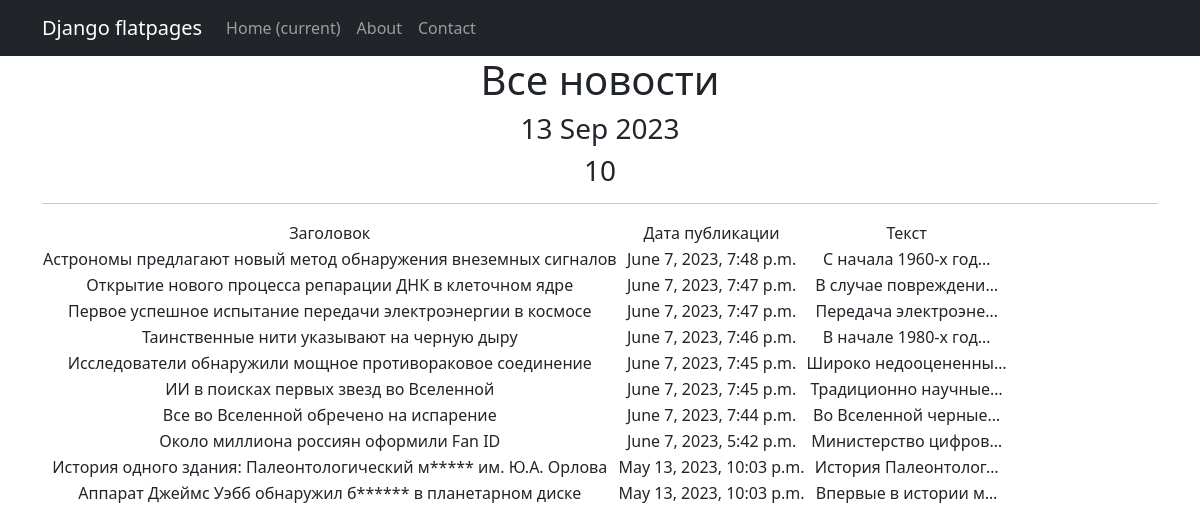
Page /post/ on the earlier database version.
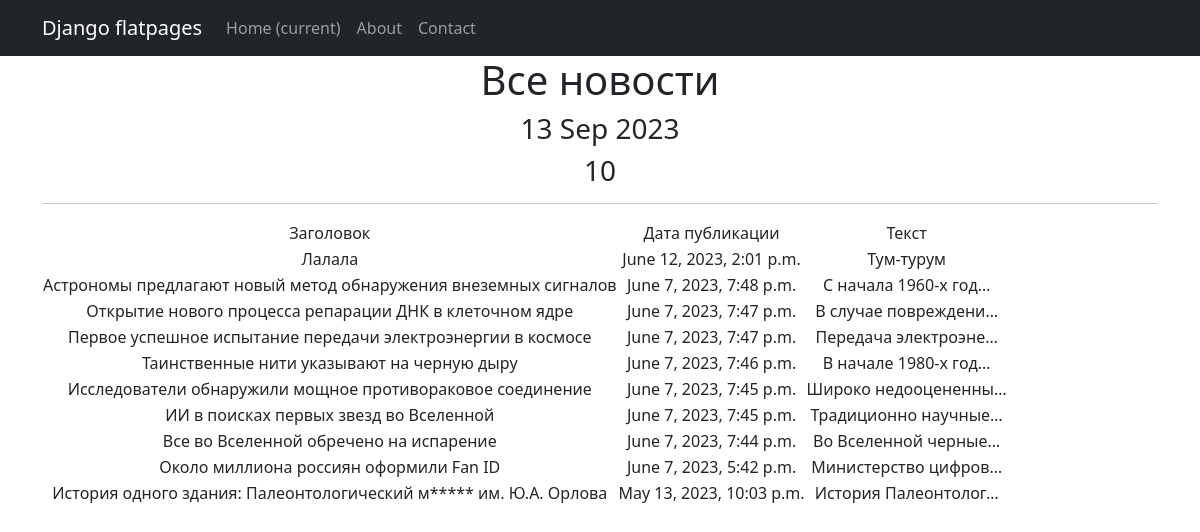
Same page on the later database version.
### NewsPortal/models.py (models this page shows, shortened)
class Post(models.Model):
    article = 'ART'
    news = 'NWS'
    TYPES = [(article, 'статья'), (news, 'новость')]
    post_author = models.ForeignKey(Author, on_delete=models.CASCADE)
    post_type = models.CharField(max_length=64, choices=TYPES)
    post_time_in = models.DateTimeField(auto_now_add=True)
    post_category = models.ManyToManyField(Category, through='PostCategory')
    post_title = models.CharField(max_length=64, unique=True)
    post_text = models.TextField(unique=True)
    post_rating = models.IntegerField(default=0)
    def __str__(self):
        return f'{self.post_title}'

### NewsPortal/views.py (the view)
# urls.py: path('', PostList.as_view(), name='post_list'),
class PostList(ListView):
    model = Post
    ordering = '-post_time_in'
    template_name = 'post.html'
    context_object_name = 'post'
    paginate_by = 10
    def get_context_data(self, **kwargs):
        context = super().get_context_data(**kwargs)
        context['time_now'] = datetime.utcnow()
        pprint(context)
        return context

### NewsPortal/templatetags/custom_filters.py (called while the page is built)
@register.filter()
def censor(word):
    if isinstance(word, str):
        for i in word.split():
            if i.capitalize() in bad_words:
                word = word.replace(i, i[0] + '*' * len(i))
    else:
        raise ValueError('custom_filters -> censor -> A string is expected, but a different data type has been entered')
    return word

### templates/post.html (shortened to what this page needs)
{% extends 'flatpages/default.html' %}
{% load custom_filters %}
{% block content %}
   <h1>Все новости</h1>
    <h3>{{ time_now|date:'d M Y' }}</h3>
    <h3>{{ post|length }}</h3>
   <hr>
   {% if post %}
       <table>
           <tr>
               <td>Заголовок</td>
               <td>Дата публикации</td>
               <td>Текст</td>
           </tr>
           {% for post_item in post %}
           <tr>
               <td>{{ post_item.post_title|censor }}</td>
               <td>{{ post_item.post_time_in }}</td>
               <td>{{ post_item.post_text|truncatechars:20|censor }}</td>
           </tr>
           {% endfor %}
       </table>
   {% else %}
       <h2>Новостей нет!</h2>
   {% endif %}
{% endblock content %}

Differences in the rows shown:
no longer on this page (row unchanged): Post: post_title|censor "Аппарат Джеймс Уэбб обнаружил б****** в планетарном диске", post_time_in "May 13, 2023, 10:03 p.m.", post_text|censor "Впервые в истории м…"
added Post: post_title|censor "Лалала", post_time_in "June 12, 2023, 2:01 p.m.", post_text|censor "Тум-турум"
